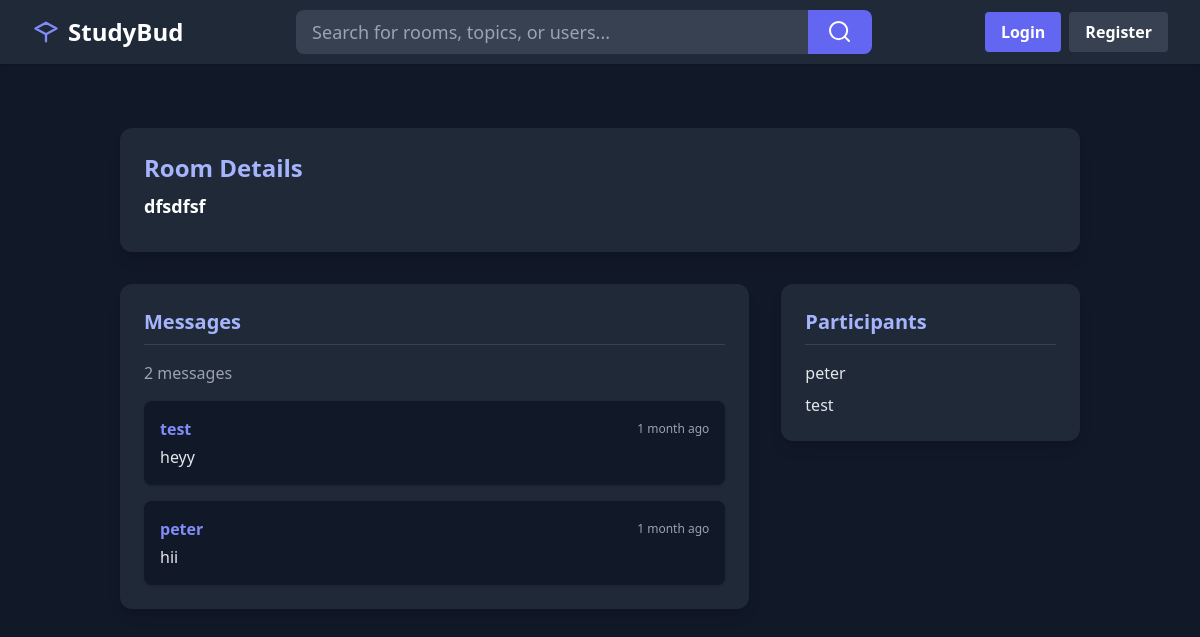
The page /room/10/ on the database its author committed.
### base/models.py (models this page shows, shortened)
class Room(models.Model):
    host = models.ForeignKey(User, on_delete=models.SET_NULL, null=True)
    topic = models.ForeignKey(Topic, on_delete=models.SET_NULL, null=True)
    name = models.CharField(max_length=200)
    description = models.TextField(null=True, blank=True)
    participants = models.ManyToManyField(User, related_name='participants', blank=True)
    updated = models.DateTimeField(auto_now=True)
    created = models.DateTimeField(auto_now_add=True)
    class Meta():
        ordering = ['-updated', '-created']

class Message(models.Model):
    user = models.ForeignKey(User, on_delete=models.CASCADE)
    room = models.ForeignKey(Room, on_delete=models.CASCADE)
    body = models.TextField()
    updated = models.DateTimeField(auto_now=True)
    created = models.DateTimeField(auto_now_add=True)

### base/views.py (the view, shortened to what this page needs)
# urls.py: path('room/<str:pk>/', views.room, name='room'),
def room(request, pk):
    room = Room.objects.get(id=pk)
    msgs = room.message_set.all().order_by('-created')
    participants = room.participants.all()
    context = {'room': room, 'msgs': msgs, 'participants': participants}
    return render(request, 'base/room.html', context)

### base/templates/base/room.html (shortened to what this page needs)
{% extends "main.html" %} {% block content %}
<div class="max-w-6xl mx-auto px-4 py-8">
  <div class="bg-gray-800 rounded-xl shadow-lg p-6 mb-8">
    <h2 class="text-2xl font-bold text-indigo-300 mb-2">Room Details</h2>
    <p class="text-lg text-white font-semibold mb-1">{{ room.name }}</p>
  </div>
  <div class="grid grid-cols-1 md:grid-cols-3 gap-8">
    <div class="md:col-span-2">
      <div
      class="bg-gray-800 rounded-xl shadow-lg p-6 mb-6">
        <h2 class="text-xl font-bold text-indigo-300 mb-2">Messages</h2>
        <div class="border-b border-gray-700 mb-4"></div>
        {% if msgs %}
          <span class="text-gray-400 mb-4 block">{{ msgs.count }} messages</span>
          <div class="space-y-4">
            {% for message in msgs %}
            <div class="bg-gray-900 rounded-lg p-4 shadow flex flex-col">
              <div class="flex items-center justify-between mb-1">
                <span class="text-indigo-400 font-semibold">{{ message.user.username }}</span>
                <span class="text-xs text-gray-400">{{ message.created|timesince }} ago</span>
              </div>
              <p class="text-gray-200">{{ message.body }}</p>
            </div>
            {% endfor %}
          </div>
        {% else %}
          <p class="text-gray-400">No messages in this room yet.</p>
        {% endif %}
      </div>
    </div>
    <div>
      <div class="bg-gray-800 rounded-xl shadow-lg p-6">
        <h2 class="text-xl font-bold text-indigo-300 mb-2">Participants</h2>
        <div class="border-b border-gray-700 mb-4"></div>
        {% if participants %}
        <ul class="space-y-2">
          {% for user in participants %}
          <li class="text-gray-200">{{ user.username }}</li>
          {% endfor %}
        </ul>
        {% else %}
        <p class="text-gray-400">No participants in this room yet.</p>
        {% endif %}
      </div>
    </div>
  </div>
</div>
{% endblock %}

### rows shown on the page
Room: name "dfsdfsf"
Message: user.username "test", created "1 month", body "heyy"
Message: user.username "peter", created "1 month", body "hii"

### other values the page prints
{{ msgs.count }} "2"
{{ user.username }} "peter"
{{ user.username }} "test"
